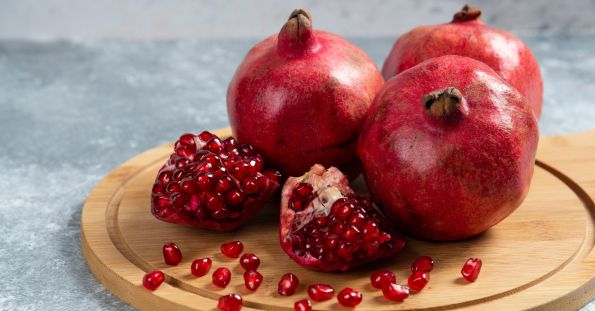
#> input picture Week_01_02_Basics/images/Pomegranates_.jpg, 595 x 311 px, found by its file name
$ jupyter execute LAB_05_Implementation_on_Edge_Detection.ipynb   (shell and % lines are left out)   (older library calls are emulated)
#> lines starting #> are read from the running program, lines starting #| are printed output that depends on the picture; after the words box and inside, x2 and y2 are one past the last pixel; in counts of white or black regions, pixels touching at a corner belong together
# AICL 3605 - Computer Vision Lab
**Author:** Muhammad Haroon
**Registration Number:** 23108124
**Lab Session:** LAB 05: Implementation on Edge Detection

**1: Sobel Edge Detection**

[cell 1]
# Install OpenCV if not installed
import cv2
import numpy as np
import matplotlib.pyplot as plt
from google.colab import files

[cell 2]
#step 1: upload image
print("Upload a road or lane image:")
uploaded = files.upload()
#> the answer given: Pomegranates_.jpg
image_path = list(uploaded.keys())[0]

[cell 3]
#step 2: Read image in grayscale
img = cv2.imread(image_path, cv2.IMREAD_GRAYSCALE)
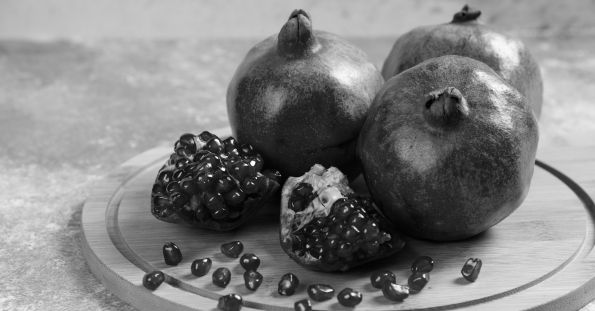
#> img: shape (311, 595); min 0, max 255, mean 129.6

[cell 4]
# Step 3: Apply Sobel operator to detect edges
sobelx = cv2.Sobel(img, cv2.CV_64F, 1, 0, ksize=3) # horizontal edges
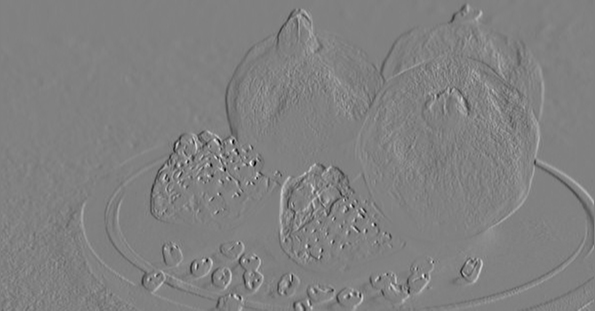
#> sobelx: shape (311, 595) float64; min -818, max 800, mean 0; drawn with min black and max white
sobely = cv2.Sobel(img, cv2.CV_64F, 0, 1, ksize=3) # vertical edges
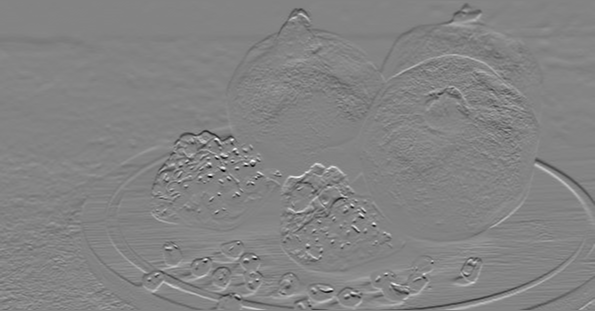
#> sobely: shape (311, 595) float64; min -853, max 799, mean -0.8; drawn with min black and max white

[cell 5]
# step 3.1 Calculate gradient magnitude
sobel_magnitude = cv2.magnitude(sobelx, sobely)
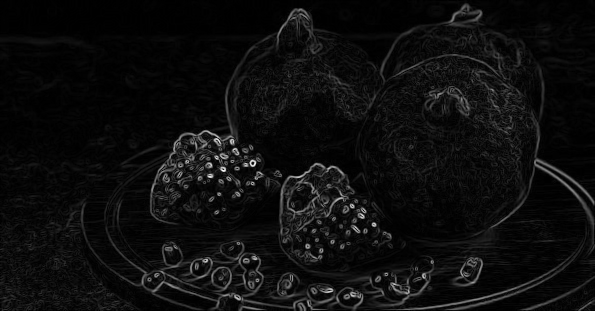
#> sobel_magnitude: shape (311, 595) float64; min 0, max 913.2, mean 50.1; drawn with min black and max white

[cell 6]
# step 3.2 Normalize to 0-255 for display
sobel_norm = np.uint8(255 * sobel_magnitude / np.max(sobel_magnitude))

[cell 7]
# Step 4: Plot original and Sobel edge image
plt.figure(figsize=(12, 5))
plt.subplot(1, 2, 1)
plt.imshow(img, cmap='gray')
plt.title("Original Grayscale Image")
plt.axis('off')
plt.subplot(1, 2, 2)
plt.imshow(sobel_norm, cmap='gray')
plt.title("Sobel Edge Detection")
plt.axis('off')
plt.tight_layout()
plt.show()

**2: Prewitt Edge Detection**

[cell 8]
# Step 1: Upload aerial image
print("Upload an aerial or satellite image (preferably grayscale or color):")
uploaded = files.upload()
#> the answer given: cat.jpg
image_path = list(uploaded.keys())[0]

[cell 9]
# Step 2: Read image in grayscale
img = cv2.imread(image_path, cv2.IMREAD_GRAYSCALE)
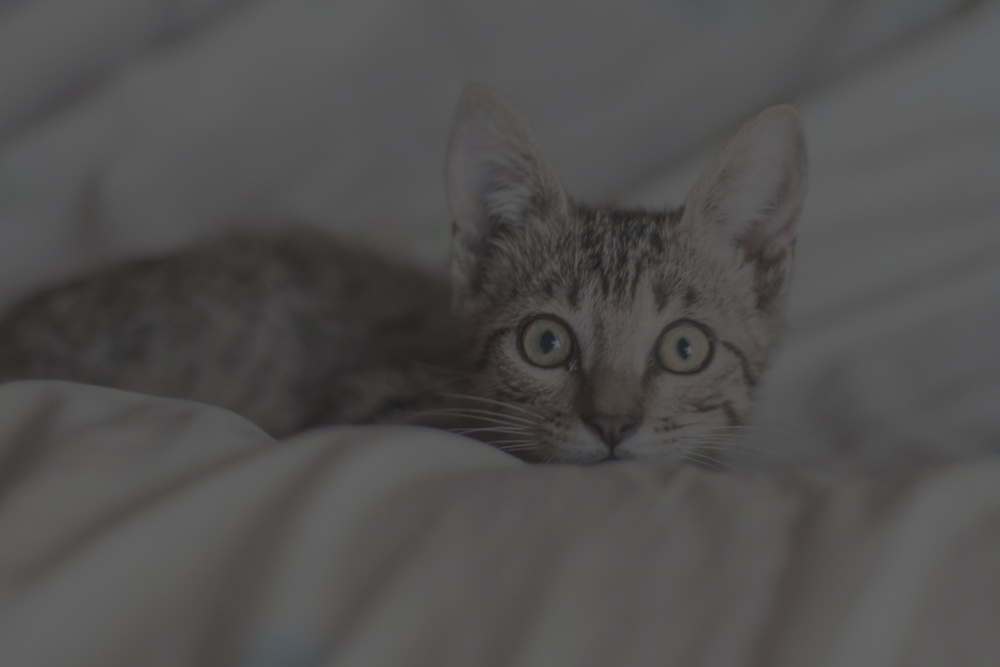
#> input picture Week_01_02_Basics/images/cat.jpg, 1000 x 667 px, shrunk from 1500 x 1000 before the run, found by its file name
#> img: shape (667, 1000); min 29, max 100, mean 79.6

[cell 10]
# Step 3: Define Prewitt kernels
kernelx = np.array([[1, 0, -1],
          [1, 0, -1],
          [1, 0, -1]], dtype=np.float32)

kernely = np.array([[1, 1, 1],
          [0, 0, 0],
          [-1, -1, -1]], dtype=np.float32)

[cell 11]
# Step 4: Apply Prewitt filter using filter2D
img_prewittx = cv2.filter2D(img, -1, kernelx)
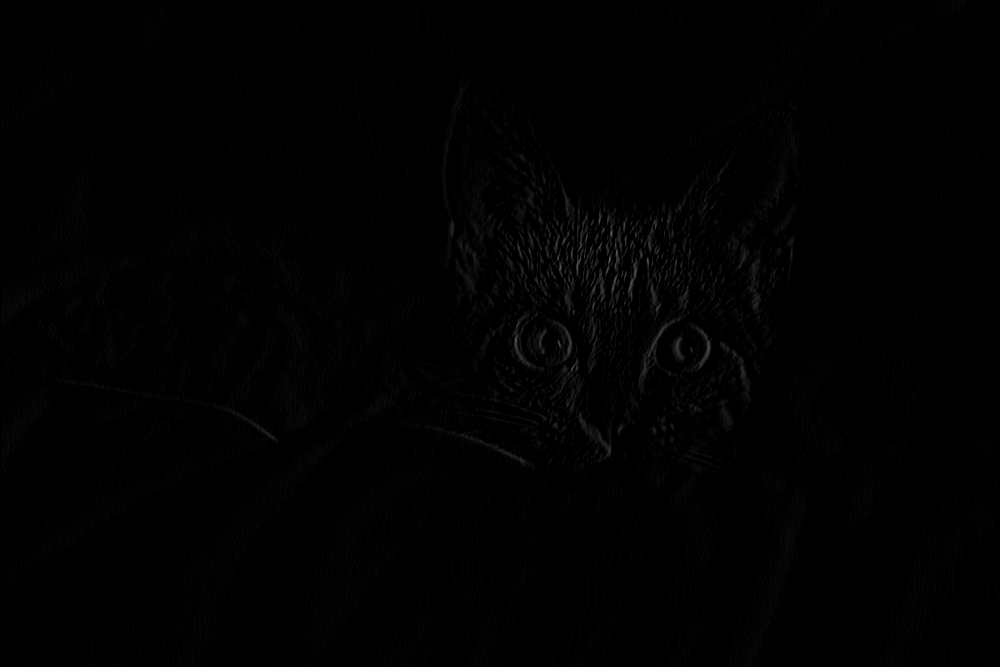
#> img_prewittx: shape (667, 1000); min 0, max 104, mean 1.2
img_prewitty = cv2.filter2D(img, -1, kernely)

# Combine horizontal and vertical edges
prewitt = cv2.addWeighted(img_prewittx, 0.5, img_prewitty, 0.5, 0)

[cell 12]
# Step 5: Display images
plt.figure(figsize=(12, 5))
plt.subplot(1, 2, 1)
plt.imshow(img, cmap='gray')
plt.title("Original Grayscale Image")
plt.axis('off')
plt.subplot(1, 2, 2)
plt.imshow(prewitt, cmap='gray')
plt.title("Prewitt Edge Detection")
plt.axis('off')
plt.tight_layout()
plt.show()

**3: Canny Edge Detection**

[cell 13]
# Step 1: Upload an image (traffic sign or similar)
print("Upload an image of a traffic sign or street scene:")
uploaded = files.upload()
#> the answer given: cat.jpg
image_path = list(uploaded.keys())[0]

[cell 14]
# Step 2: Read image in grayscale
img = cv2.imread(image_path, cv2.IMREAD_GRAYSCALE)

[cell 15]
# Step 3: Apply Canny edge detector
edges = cv2.Canny(img, threshold1=100, threshold2=200)
#> edges: shape (667, 1000); 0% white in thin lines or dots, all inside (x1, y1, x2, y2) = (685, 345, 690, 355)

[cell 16]
# Step 4: Display original and edge images side by side
plt.figure(figsize=(12, 5))
plt.subplot(1, 2, 1)
plt.imshow(img, cmap='gray')
plt.title("Original Grayscale Image")
plt.axis('off')
plt.subplot(1, 2, 2)
plt.imshow(edges, cmap='gray')
plt.title("Canny Edge Detection")
plt.axis('off')
plt.tight_layout()
plt.show()

**Case Study 1: Medical Image Edge Detection (CT/MRI Scans)**

In medical imaging, radiologists use CT or MRI scans to analyze internal organs and tissues. Edge
detection is used to highlight boundaries of tumors, segment organs, or detect anomalies. Canny edge
detection is particularly useful due to its ability to suppress noise while retaining clear, thin edges.

[cell 17]
print("Upload a grayscale medical image (e.g. CT or MRI scan):")
uploaded = files.upload()
#> the answer given: cat.jpg
img_path = list(uploaded.keys())[0]

[cell 18]
#Reading the image in grayscale
img = cv2.imread(img_path, cv2.IMREAD_GRAYSCALE)

[cell 19]
#Applying Canny edge detection
edges = cv2.Canny(img, 50, 150)
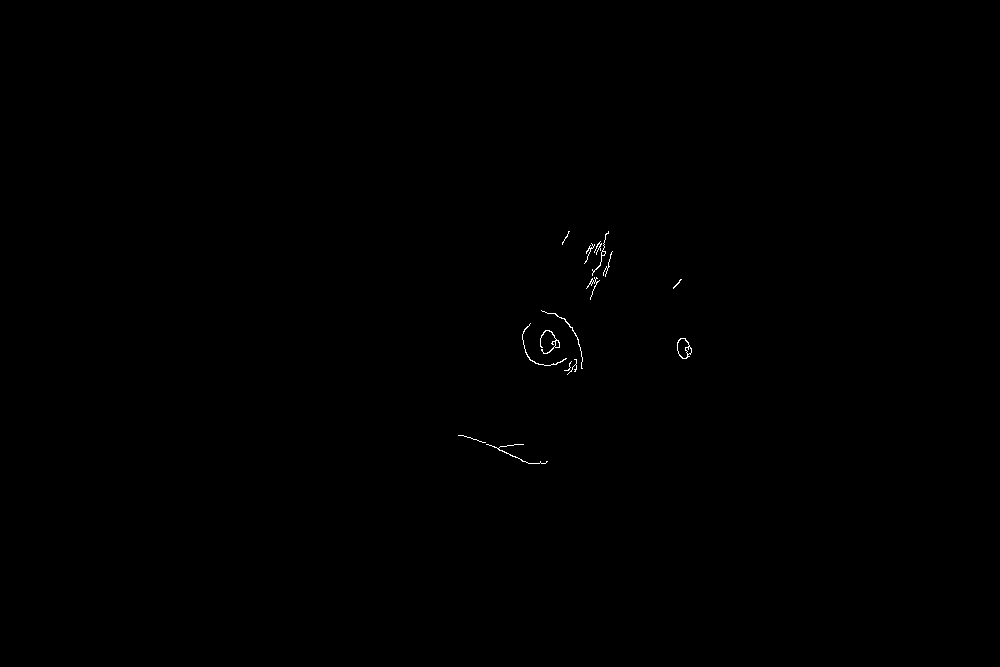
#> edges: shape (667, 1000); 0.12% white in thin lines or dots, all inside (x1, y1, x2, y2) = (458, 231, 692, 464)

[cell 20]
#Display the original and edge images

plt.figure(figsize=(10, 5))
plt.subplot(1, 2, 1)
plt.imshow(img, cmap='gray')
plt.title("Original Medical Image")
plt.axis('off')
plt.subplot(1, 2, 2)
plt.imshow(edges, cmap='gray')
plt.title("Canny Edge Detection")
plt.axis('off')
plt.tight_layout()
plt.show()

**Case Study 2: Road and Lane Detection in Autonomous Vehicles**

Self-driving vehicles use front-facing cameras to identify lane boundaries, road edges, and traffic
signs. Canny edge detection acts as a preprocessing step to simplify the image and extract significant
geometric features like white lines, which represent lanes.

[cell 21]
print("Upload a road image with visible lane lines:")
uploaded = files.upload()
#> the answer given: cat.jpg
img_path = list(uploaded.keys())[0]

[cell 22]
img = cv2.imread(img_path)
#> img is the input picture: shape (667, 1000, 3); mean B, G, R 78.8, 79.4, 80.4
gray = cv2.cvtColor(img, cv2.COLOR_BGR2GRAY)

[cell 23]
blurred = cv2.GaussianBlur(gray, (5, 5), 0)

[cell 24]
edges = cv2.Canny(blurred, 50, 150)
#> edges: shape (667, 1000); every value is 0

[cell 25]
#Display images
plt.figure(figsize=(10, 5))
plt.subplot(1, 2, 1)
plt.imshow(gray, cmap='gray')
plt.title("Original Grayscale Road Image")
plt.axis('off')
plt.subplot(1, 2, 2)
plt.imshow(edges, cmap='gray')
plt.title("Canny Edge Detection")
plt.axis('off')
plt.tight_layout()
plt.show()
